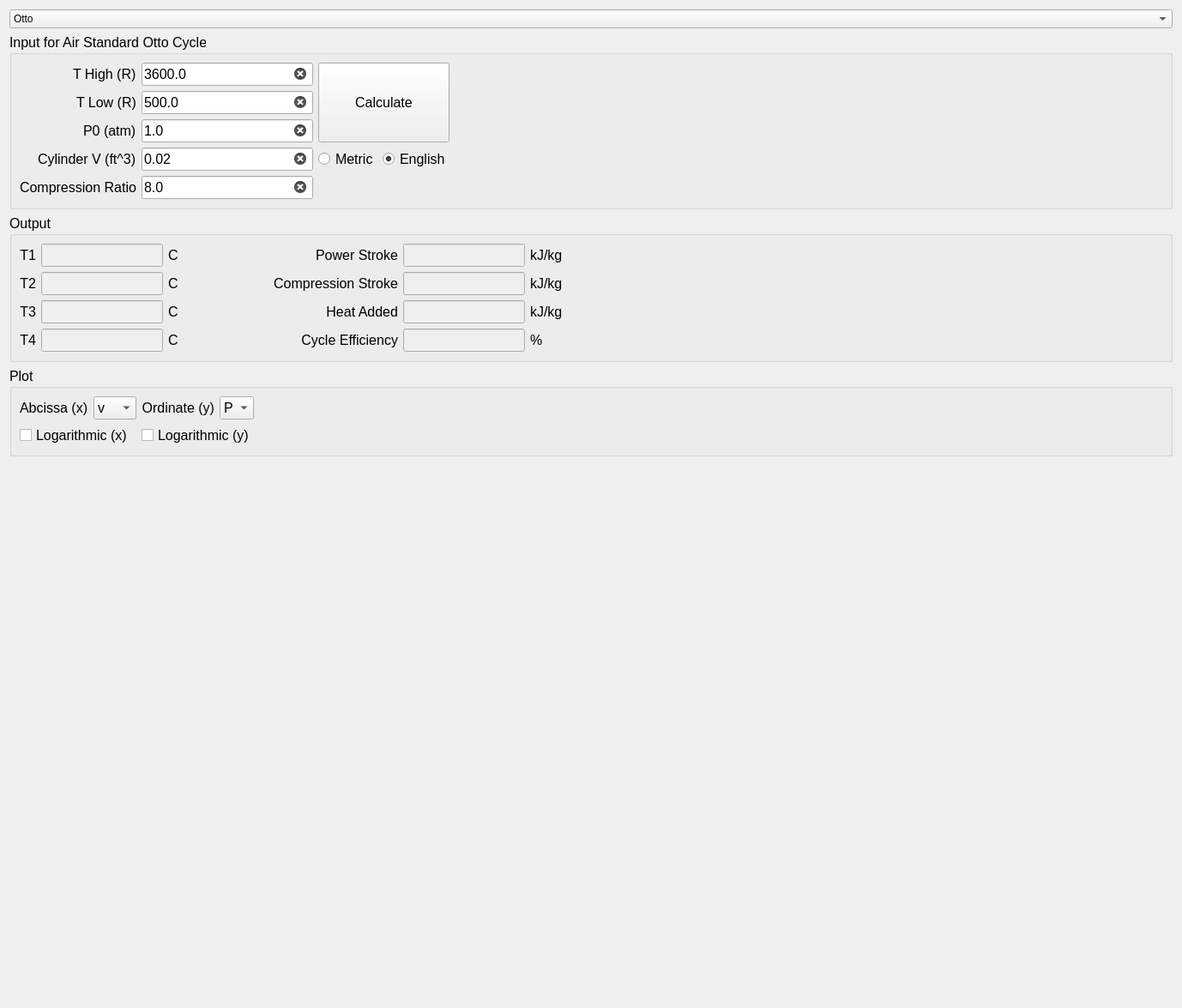
<?xml version="1.0" encoding="UTF-8"?>
<ui version="4.0">
 <class>Form</class>
 <widget class="QWidget" name="Form">
  <property name="geometry">
   <rect>
    <x>0</x>
    <y>0</y>
    <width>1378</width>
    <height>1175</height>
   </rect>
  </property>
  <property name="sizePolicy">
   <sizepolicy hsizetype="Preferred" vsizetype="Preferred">
    <horstretch>0</horstretch>
    <verstretch>0</verstretch>
   </sizepolicy>
  </property>
  <property name="windowTitle">
   <string>Form</string>
  </property>
  <layout class="QVBoxLayout" name="main_VerticalLayout">
   <item>
    <widget class="QComboBox" name="cmb_Cycle">
     <property name="editable">
      <bool>false</bool>
     </property>
     <property name="items" stdset="0">
      <stringlist>
       <string></string>
       <string>Otto</string>
       <string>Diesel</string>
      </stringlist>
     </property>
     <item>
      <property name="text">
       <string>Otto</string>
      </property>
     </item>
     <item>
      <property name="text">
       <string>Diesel</string>
      </property>
     </item>
    </widget>
   </item>
   <item>
    <widget class="QGroupBox" name="gb_Input">
     <property name="sizePolicy">
      <sizepolicy hsizetype="Preferred" vsizetype="Fixed">
       <horstretch>0</horstretch>
       <verstretch>0</verstretch>
      </sizepolicy>
     </property>
     <property name="font">
      <font>
       <pointsize>12</pointsize>
      </font>
     </property>
     <property name="title">
      <string>Input for Air Standard Otto Cycle</string>
     </property>
     <layout class="QGridLayout" name="gridLayout">
      <item row="0" column="2" rowspan="3" colspan="2">
       <widget class="QPushButton" name="btn_Calculate">
        <property name="sizePolicy">
         <sizepolicy hsizetype="Minimum" vsizetype="Preferred">
          <horstretch>0</horstretch>
          <verstretch>0</verstretch>
         </sizepolicy>
        </property>
        <property name="font">
         <font>
          <pointsize>12</pointsize>
         </font>
        </property>
        <property name="text">
         <string>Calculate</string>
        </property>
       </widget>
      </item>
      <item row="2" column="0" alignment="Qt::AlignRight">
       <widget class="QLabel" name="lbl_P0">
        <property name="sizePolicy">
         <sizepolicy hsizetype="Fixed" vsizetype="Fixed">
          <horstretch>0</horstretch>
          <verstretch>0</verstretch>
         </sizepolicy>
        </property>
        <property name="font">
         <font>
          <pointsize>12</pointsize>
         </font>
        </property>
        <property name="text">
         <string>P0 (atm)</string>
        </property>
       </widget>
      </item>
      <item row="1" column="0" alignment="Qt::AlignRight">
       <widget class="QLabel" name="lbl_TLow">
        <property name="sizePolicy">
         <sizepolicy hsizetype="Fixed" vsizetype="Fixed">
          <horstretch>0</horstretch>
          <verstretch>0</verstretch>
         </sizepolicy>
        </property>
        <property name="font">
         <font>
          <pointsize>12</pointsize>
         </font>
        </property>
        <property name="text">
         <string>T Low (R)</string>
        </property>
       </widget>
      </item>
      <item row="1" column="1">
       <widget class="QLineEdit" name="le_TLow">
        <property name="sizePolicy">
         <sizepolicy hsizetype="Preferred" vsizetype="Fixed">
          <horstretch>0</horstretch>
          <verstretch>0</verstretch>
         </sizepolicy>
        </property>
        <property name="maximumSize">
         <size>
          <width>200</width>
          <height>16777215</height>
         </size>
        </property>
        <property name="font">
         <font>
          <pointsize>12</pointsize>
         </font>
        </property>
        <property name="text">
         <string>500.0</string>
        </property>
        <property name="placeholderText">
         <string>enter a value for the high pressure isobar</string>
        </property>
        <property name="clearButtonEnabled">
         <bool>true</bool>
        </property>
       </widget>
      </item>
      <item row="3" column="0" alignment="Qt::AlignRight">
       <widget class="QLabel" name="lbl_V0">
        <property name="sizePolicy">
         <sizepolicy hsizetype="Fixed" vsizetype="Fixed">
          <horstretch>0</horstretch>
          <verstretch>0</verstretch>
         </sizepolicy>
        </property>
        <property name="font">
         <font>
          <pointsize>12</pointsize>
         </font>
        </property>
        <property name="text">
         <string>Cylinder V (ft^3)</string>
        </property>
       </widget>
      </item>
      <item row="0" column="0" alignment="Qt::AlignRight">
       <widget class="QLabel" name="lbl_THigh">
        <property name="sizePolicy">
         <sizepolicy hsizetype="Fixed" vsizetype="Fixed">
          <horstretch>0</horstretch>
          <verstretch>0</verstretch>
         </sizepolicy>
        </property>
        <property name="font">
         <font>
          <pointsize>12</pointsize>
         </font>
        </property>
        <property name="text">
         <string>T High (R)</string>
        </property>
       </widget>
      </item>
      <item row="3" column="4">
       <spacer name="horizontalSpacer_3">
        <property name="orientation">
         <enum>Qt::Horizontal</enum>
        </property>
        <property name="sizeHint" stdset="0">
         <size>
          <width>40</width>
          <height>20</height>
         </size>
        </property>
       </spacer>
      </item>
      <item row="0" column="1">
       <widget class="QLineEdit" name="le_THigh">
        <property name="sizePolicy">
         <sizepolicy hsizetype="Preferred" vsizetype="Fixed">
          <horstretch>0</horstretch>
          <verstretch>0</verstretch>
         </sizepolicy>
        </property>
        <property name="maximumSize">
         <size>
          <width>200</width>
          <height>16777215</height>
         </size>
        </property>
        <property name="font">
         <font>
          <pointsize>12</pointsize>
         </font>
        </property>
        <property name="text">
         <string>3600.0</string>
        </property>
        <property name="placeholderText">
         <string>enter a value for the high pressure isobar</string>
        </property>
        <property name="clearButtonEnabled">
         <bool>true</bool>
        </property>
       </widget>
      </item>
      <item row="3" column="1">
       <widget class="QLineEdit" name="le_V0">
        <property name="sizePolicy">
         <sizepolicy hsizetype="Preferred" vsizetype="Fixed">
          <horstretch>0</horstretch>
          <verstretch>0</verstretch>
         </sizepolicy>
        </property>
        <property name="maximumSize">
         <size>
          <width>200</width>
          <height>16777215</height>
         </size>
        </property>
        <property name="font">
         <font>
          <pointsize>12</pointsize>
         </font>
        </property>
        <property name="text">
         <string>0.02</string>
        </property>
        <property name="clearButtonEnabled">
         <bool>true</bool>
        </property>
       </widget>
      </item>
      <item row="2" column="1">
       <widget class="QLineEdit" name="le_P0">
        <property name="sizePolicy">
         <sizepolicy hsizetype="Preferred" vsizetype="Fixed">
          <horstretch>0</horstretch>
          <verstretch>0</verstretch>
         </sizepolicy>
        </property>
        <property name="maximumSize">
         <size>
          <width>200</width>
          <height>16777215</height>
         </size>
        </property>
        <property name="font">
         <font>
          <pointsize>12</pointsize>
         </font>
        </property>
        <property name="text">
         <string>1.0</string>
        </property>
        <property name="placeholderText">
         <string>enter a value for the low pressure isobar</string>
        </property>
        <property name="clearButtonEnabled">
         <bool>true</bool>
        </property>
       </widget>
      </item>
      <item row="4" column="1">
       <widget class="QLineEdit" name="le_CR">
        <property name="sizePolicy">
         <sizepolicy hsizetype="Expanding" vsizetype="Fixed">
          <horstretch>0</horstretch>
          <verstretch>0</verstretch>
         </sizepolicy>
        </property>
        <property name="maximumSize">
         <size>
          <width>200</width>
          <height>16777215</height>
         </size>
        </property>
        <property name="font">
         <font>
          <pointsize>12</pointsize>
         </font>
        </property>
        <property name="text">
         <string>8.0</string>
        </property>
        <property name="placeholderText">
         <string>turbine isentropic efficiency 0.0&lt;eta&lt;=1.0</string>
        </property>
        <property name="clearButtonEnabled">
         <bool>true</bool>
        </property>
       </widget>
      </item>
      <item row="4" column="0" alignment="Qt::AlignRight">
       <widget class="QLabel" name="lbl_CR">
        <property name="sizePolicy">
         <sizepolicy hsizetype="Fixed" vsizetype="Fixed">
          <horstretch>0</horstretch>
          <verstretch>0</verstretch>
         </sizepolicy>
        </property>
        <property name="font">
         <font>
          <pointsize>12</pointsize>
         </font>
        </property>
        <property name="text">
         <string>Compression Ratio</string>
        </property>
        <property name="textFormat">
         <enum>Qt::PlainText</enum>
        </property>
       </widget>
      </item>
      <item row="3" column="3">
       <widget class="QRadioButton" name="rdo_English">
        <property name="sizePolicy">
         <sizepolicy hsizetype="Fixed" vsizetype="Fixed">
          <horstretch>0</horstretch>
          <verstretch>0</verstretch>
         </sizepolicy>
        </property>
        <property name="font">
         <font>
          <pointsize>12</pointsize>
         </font>
        </property>
        <property name="text">
         <string>English</string>
        </property>
        <property name="checked">
         <bool>true</bool>
        </property>
       </widget>
      </item>
      <item row="3" column="2">
       <widget class="QRadioButton" name="rdo_Metric">
        <property name="sizePolicy">
         <sizepolicy hsizetype="Fixed" vsizetype="Fixed">
          <horstretch>0</horstretch>
          <verstretch>0</verstretch>
         </sizepolicy>
        </property>
        <property name="font">
         <font>
          <pointsize>12</pointsize>
         </font>
        </property>
        <property name="text">
         <string>Metric</string>
        </property>
        <property name="checked">
         <bool>false</bool>
        </property>
       </widget>
      </item>
     </layout>
    </widget>
   </item>
   <item>
    <widget class="QGroupBox" name="gb_Output">
     <property name="sizePolicy">
      <sizepolicy hsizetype="MinimumExpanding" vsizetype="Fixed">
       <horstretch>0</horstretch>
       <verstretch>0</verstretch>
      </sizepolicy>
     </property>
     <property name="font">
      <font>
       <pointsize>12</pointsize>
      </font>
     </property>
     <property name="title">
      <string>Output</string>
     </property>
     <layout class="QGridLayout" name="grid_Output">
      <item row="4" column="0">
       <widget class="QLabel" name="label_7">
        <property name="sizePolicy">
         <sizepolicy hsizetype="Fixed" vsizetype="Fixed">
          <horstretch>0</horstretch>
          <verstretch>0</verstretch>
         </sizepolicy>
        </property>
        <property name="font">
         <font>
          <pointsize>12</pointsize>
         </font>
        </property>
        <property name="text">
         <string>T4</string>
        </property>
        <property name="alignment">
         <set>Qt::AlignRight|Qt::AlignTrailing|Qt::AlignVCenter</set>
        </property>
       </widget>
      </item>
      <item row="3" column="1">
       <widget class="QLineEdit" name="le_T3">
        <property name="enabled">
         <bool>false</bool>
        </property>
        <property name="sizePolicy">
         <sizepolicy hsizetype="Fixed" vsizetype="Fixed">
          <horstretch>0</horstretch>
          <verstretch>0</verstretch>
         </sizepolicy>
        </property>
        <property name="minimumSize">
         <size>
          <width>0</width>
          <height>0</height>
         </size>
        </property>
        <property name="maximumSize">
         <size>
          <width>200</width>
          <height>16777215</height>
         </size>
        </property>
        <property name="baseSize">
         <size>
          <width>150</width>
          <height>0</height>
         </size>
        </property>
        <property name="font">
         <font>
          <pointsize>12</pointsize>
         </font>
        </property>
       </widget>
      </item>
      <item row="4" column="1">
       <widget class="QLineEdit" name="le_T4">
        <property name="enabled">
         <bool>false</bool>
        </property>
        <property name="sizePolicy">
         <sizepolicy hsizetype="Fixed" vsizetype="Fixed">
          <horstretch>0</horstretch>
          <verstretch>0</verstretch>
         </sizepolicy>
        </property>
        <property name="minimumSize">
         <size>
          <width>0</width>
          <height>0</height>
         </size>
        </property>
        <property name="maximumSize">
         <size>
          <width>200</width>
          <height>16777215</height>
         </size>
        </property>
        <property name="baseSize">
         <size>
          <width>150</width>
          <height>0</height>
         </size>
        </property>
        <property name="font">
         <font>
          <pointsize>12</pointsize>
         </font>
        </property>
       </widget>
      </item>
      <item row="3" column="3" alignment="Qt::AlignRight">
       <widget class="QLabel" name="label_11">
        <property name="sizePolicy">
         <sizepolicy hsizetype="Fixed" vsizetype="Fixed">
          <horstretch>0</horstretch>
          <verstretch>0</verstretch>
         </sizepolicy>
        </property>
        <property name="font">
         <font>
          <pointsize>12</pointsize>
         </font>
        </property>
        <property name="text">
         <string>Heat Added</string>
        </property>
        <property name="alignment">
         <set>Qt::AlignRight|Qt::AlignTrailing|Qt::AlignVCenter</set>
        </property>
       </widget>
      </item>
      <item row="2" column="0">
       <widget class="QLabel" name="label_5">
        <property name="sizePolicy">
         <sizepolicy hsizetype="Fixed" vsizetype="Fixed">
          <horstretch>0</horstretch>
          <verstretch>0</verstretch>
         </sizepolicy>
        </property>
        <property name="font">
         <font>
          <pointsize>12</pointsize>
         </font>
        </property>
        <property name="text">
         <string>T2</string>
        </property>
        <property name="alignment">
         <set>Qt::AlignRight|Qt::AlignTrailing|Qt::AlignVCenter</set>
        </property>
       </widget>
      </item>
      <item row="2" column="1">
       <widget class="QLineEdit" name="le_T2">
        <property name="enabled">
         <bool>false</bool>
        </property>
        <property name="sizePolicy">
         <sizepolicy hsizetype="Fixed" vsizetype="Fixed">
          <horstretch>0</horstretch>
          <verstretch>0</verstretch>
         </sizepolicy>
        </property>
        <property name="minimumSize">
         <size>
          <width>0</width>
          <height>0</height>
         </size>
        </property>
        <property name="maximumSize">
         <size>
          <width>200</width>
          <height>16777215</height>
         </size>
        </property>
        <property name="baseSize">
         <size>
          <width>150</width>
          <height>0</height>
         </size>
        </property>
        <property name="font">
         <font>
          <pointsize>12</pointsize>
         </font>
        </property>
       </widget>
      </item>
      <item row="0" column="1">
       <widget class="QLineEdit" name="le_T1">
        <property name="enabled">
         <bool>false</bool>
        </property>
        <property name="sizePolicy">
         <sizepolicy hsizetype="Fixed" vsizetype="Fixed">
          <horstretch>0</horstretch>
          <verstretch>0</verstretch>
         </sizepolicy>
        </property>
        <property name="minimumSize">
         <size>
          <width>0</width>
          <height>0</height>
         </size>
        </property>
        <property name="maximumSize">
         <size>
          <width>200</width>
          <height>16777215</height>
         </size>
        </property>
        <property name="baseSize">
         <size>
          <width>150</width>
          <height>0</height>
         </size>
        </property>
        <property name="font">
         <font>
          <pointsize>12</pointsize>
         </font>
        </property>
       </widget>
      </item>
      <item row="0" column="4">
       <widget class="QLineEdit" name="le_PowerStroke">
        <property name="enabled">
         <bool>false</bool>
        </property>
        <property name="sizePolicy">
         <sizepolicy hsizetype="Fixed" vsizetype="Fixed">
          <horstretch>0</horstretch>
          <verstretch>0</verstretch>
         </sizepolicy>
        </property>
        <property name="minimumSize">
         <size>
          <width>0</width>
          <height>0</height>
         </size>
        </property>
        <property name="maximumSize">
         <size>
          <width>200</width>
          <height>16777215</height>
         </size>
        </property>
        <property name="baseSize">
         <size>
          <width>150</width>
          <height>0</height>
         </size>
        </property>
        <property name="font">
         <font>
          <pointsize>12</pointsize>
         </font>
        </property>
       </widget>
      </item>
      <item row="3" column="4">
       <widget class="QLineEdit" name="le_HeatAdded">
        <property name="enabled">
         <bool>false</bool>
        </property>
        <property name="sizePolicy">
         <sizepolicy hsizetype="Fixed" vsizetype="Fixed">
          <horstretch>0</horstretch>
          <verstretch>0</verstretch>
         </sizepolicy>
        </property>
        <property name="minimumSize">
         <size>
          <width>0</width>
          <height>0</height>
         </size>
        </property>
        <property name="maximumSize">
         <size>
          <width>200</width>
          <height>16777215</height>
         </size>
        </property>
        <property name="baseSize">
         <size>
          <width>150</width>
          <height>0</height>
         </size>
        </property>
        <property name="font">
         <font>
          <pointsize>12</pointsize>
         </font>
        </property>
       </widget>
      </item>
      <item row="0" column="2">
       <widget class="QLabel" name="lbl_T1Units">
        <property name="sizePolicy">
         <sizepolicy hsizetype="Fixed" vsizetype="Fixed">
          <horstretch>0</horstretch>
          <verstretch>0</verstretch>
         </sizepolicy>
        </property>
        <property name="baseSize">
         <size>
          <width>0</width>
          <height>0</height>
         </size>
        </property>
        <property name="font">
         <font>
          <pointsize>12</pointsize>
         </font>
        </property>
        <property name="text">
         <string>C</string>
        </property>
       </widget>
      </item>
      <item row="3" column="0">
       <widget class="QLabel" name="label_9">
        <property name="sizePolicy">
         <sizepolicy hsizetype="Fixed" vsizetype="Fixed">
          <horstretch>0</horstretch>
          <verstretch>0</verstretch>
         </sizepolicy>
        </property>
        <property name="font">
         <font>
          <pointsize>12</pointsize>
         </font>
        </property>
        <property name="text">
         <string>T3</string>
        </property>
        <property name="alignment">
         <set>Qt::AlignRight|Qt::AlignTrailing|Qt::AlignVCenter</set>
        </property>
       </widget>
      </item>
      <item row="0" column="3" alignment="Qt::AlignRight">
       <widget class="QLabel" name="label_14">
        <property name="sizePolicy">
         <sizepolicy hsizetype="Fixed" vsizetype="Fixed">
          <horstretch>0</horstretch>
          <verstretch>0</verstretch>
         </sizepolicy>
        </property>
        <property name="font">
         <font>
          <pointsize>12</pointsize>
         </font>
        </property>
        <property name="text">
         <string>Power Stroke</string>
        </property>
        <property name="alignment">
         <set>Qt::AlignRight|Qt::AlignTrailing|Qt::AlignVCenter</set>
        </property>
       </widget>
      </item>
      <item row="0" column="0">
       <widget class="QLabel" name="label_2">
        <property name="sizePolicy">
         <sizepolicy hsizetype="Fixed" vsizetype="Fixed">
          <horstretch>0</horstretch>
          <verstretch>0</verstretch>
         </sizepolicy>
        </property>
        <property name="font">
         <font>
          <pointsize>12</pointsize>
         </font>
        </property>
        <property name="focusPolicy">
         <enum>Qt::WheelFocus</enum>
        </property>
        <property name="text">
         <string>T1</string>
        </property>
        <property name="alignment">
         <set>Qt::AlignRight|Qt::AlignTrailing|Qt::AlignVCenter</set>
        </property>
       </widget>
      </item>
      <item row="4" column="3" alignment="Qt::AlignRight">
       <widget class="QLabel" name="label_10">
        <property name="sizePolicy">
         <sizepolicy hsizetype="Fixed" vsizetype="Fixed">
          <horstretch>0</horstretch>
          <verstretch>0</verstretch>
         </sizepolicy>
        </property>
        <property name="minimumSize">
         <size>
          <width>250</width>
          <height>0</height>
         </size>
        </property>
        <property name="font">
         <font>
          <pointsize>12</pointsize>
         </font>
        </property>
        <property name="text">
         <string>Cycle Efficiency</string>
        </property>
        <property name="alignment">
         <set>Qt::AlignRight|Qt::AlignTrailing|Qt::AlignVCenter</set>
        </property>
       </widget>
      </item>
      <item row="0" column="5">
       <widget class="QLabel" name="lbl_PowerStrokeUnits">
        <property name="sizePolicy">
         <sizepolicy hsizetype="Fixed" vsizetype="Fixed">
          <horstretch>0</horstretch>
          <verstretch>0</verstretch>
         </sizepolicy>
        </property>
        <property name="font">
         <font>
          <pointsize>12</pointsize>
         </font>
        </property>
        <property name="text">
         <string>kJ/kg</string>
        </property>
       </widget>
      </item>
      <item row="4" column="2">
       <widget class="QLabel" name="lbl_T4Units">
        <property name="sizePolicy">
         <sizepolicy hsizetype="Fixed" vsizetype="Fixed">
          <horstretch>0</horstretch>
          <verstretch>0</verstretch>
         </sizepolicy>
        </property>
        <property name="baseSize">
         <size>
          <width>0</width>
          <height>0</height>
         </size>
        </property>
        <property name="font">
         <font>
          <pointsize>12</pointsize>
         </font>
        </property>
        <property name="text">
         <string>C</string>
        </property>
       </widget>
      </item>
      <item row="3" column="2">
       <widget class="QLabel" name="lbl_T3Units">
        <property name="sizePolicy">
         <sizepolicy hsizetype="Fixed" vsizetype="Fixed">
          <horstretch>0</horstretch>
          <verstretch>0</verstretch>
         </sizepolicy>
        </property>
        <property name="baseSize">
         <size>
          <width>0</width>
          <height>0</height>
         </size>
        </property>
        <property name="font">
         <font>
          <pointsize>12</pointsize>
         </font>
        </property>
        <property name="text">
         <string>C</string>
        </property>
       </widget>
      </item>
      <item row="4" column="5">
       <widget class="QLabel" name="label_12">
        <property name="sizePolicy">
         <sizepolicy hsizetype="Fixed" vsizetype="Fixed">
          <horstretch>0</horstretch>
          <verstretch>0</verstretch>
         </sizepolicy>
        </property>
        <property name="font">
         <font>
          <pointsize>12</pointsize>
         </font>
        </property>
        <property name="text">
         <string>%</string>
        </property>
       </widget>
      </item>
      <item row="4" column="4">
       <widget class="QLineEdit" name="le_Efficiency">
        <property name="enabled">
         <bool>false</bool>
        </property>
        <property name="sizePolicy">
         <sizepolicy hsizetype="Fixed" vsizetype="Fixed">
          <horstretch>0</horstretch>
          <verstretch>0</verstretch>
         </sizepolicy>
        </property>
        <property name="minimumSize">
         <size>
          <width>0</width>
          <height>0</height>
         </size>
        </property>
        <property name="maximumSize">
         <size>
          <width>200</width>
          <height>16777215</height>
         </size>
        </property>
        <property name="baseSize">
         <size>
          <width>150</width>
          <height>0</height>
         </size>
        </property>
        <property name="font">
         <font>
          <pointsize>12</pointsize>
         </font>
        </property>
       </widget>
      </item>
      <item row="3" column="6">
       <spacer name="horizontalSpacer_2">
        <property name="orientation">
         <enum>Qt::Horizontal</enum>
        </property>
        <property name="sizeHint" stdset="0">
         <size>
          <width>40</width>
          <height>20</height>
         </size>
        </property>
       </spacer>
      </item>
      <item row="3" column="5">
       <widget class="QLabel" name="lbl_HeatInUnits">
        <property name="sizePolicy">
         <sizepolicy hsizetype="Fixed" vsizetype="Fixed">
          <horstretch>0</horstretch>
          <verstretch>0</verstretch>
         </sizepolicy>
        </property>
        <property name="font">
         <font>
          <pointsize>12</pointsize>
         </font>
        </property>
        <property name="text">
         <string>kJ/kg</string>
        </property>
       </widget>
      </item>
      <item row="2" column="5">
       <widget class="QLabel" name="lbl_CompressionStrokeUnits">
        <property name="sizePolicy">
         <sizepolicy hsizetype="Fixed" vsizetype="Fixed">
          <horstretch>0</horstretch>
          <verstretch>0</verstretch>
         </sizepolicy>
        </property>
        <property name="font">
         <font>
          <pointsize>12</pointsize>
         </font>
        </property>
        <property name="text">
         <string>kJ/kg</string>
        </property>
       </widget>
      </item>
      <item row="2" column="2">
       <widget class="QLabel" name="lbl_T2Units">
        <property name="sizePolicy">
         <sizepolicy hsizetype="Fixed" vsizetype="Fixed">
          <horstretch>0</horstretch>
          <verstretch>0</verstretch>
         </sizepolicy>
        </property>
        <property name="baseSize">
         <size>
          <width>0</width>
          <height>0</height>
         </size>
        </property>
        <property name="font">
         <font>
          <pointsize>12</pointsize>
         </font>
        </property>
        <property name="text">
         <string>C</string>
        </property>
       </widget>
      </item>
      <item row="2" column="4">
       <widget class="QLineEdit" name="le_CompressionStroke">
        <property name="enabled">
         <bool>false</bool>
        </property>
        <property name="sizePolicy">
         <sizepolicy hsizetype="Fixed" vsizetype="Fixed">
          <horstretch>0</horstretch>
          <verstretch>0</verstretch>
         </sizepolicy>
        </property>
        <property name="minimumSize">
         <size>
          <width>0</width>
          <height>0</height>
         </size>
        </property>
        <property name="maximumSize">
         <size>
          <width>200</width>
          <height>16777215</height>
         </size>
        </property>
        <property name="baseSize">
         <size>
          <width>150</width>
          <height>0</height>
         </size>
        </property>
        <property name="font">
         <font>
          <pointsize>12</pointsize>
         </font>
        </property>
       </widget>
      </item>
      <item row="2" column="3" alignment="Qt::AlignRight">
       <widget class="QLabel" name="label_15">
        <property name="sizePolicy">
         <sizepolicy hsizetype="Fixed" vsizetype="Fixed">
          <horstretch>0</horstretch>
          <verstretch>0</verstretch>
         </sizepolicy>
        </property>
        <property name="font">
         <font>
          <pointsize>12</pointsize>
         </font>
        </property>
        <property name="text">
         <string>Compression Stroke</string>
        </property>
        <property name="alignment">
         <set>Qt::AlignRight|Qt::AlignTrailing|Qt::AlignVCenter</set>
        </property>
       </widget>
      </item>
     </layout>
    </widget>
   </item>
   <item>
    <widget class="QGroupBox" name="gb_Plot">
     <property name="sizePolicy">
      <sizepolicy hsizetype="MinimumExpanding" vsizetype="Fixed">
       <horstretch>0</horstretch>
       <verstretch>0</verstretch>
      </sizepolicy>
     </property>
     <property name="font">
      <font>
       <pointsize>12</pointsize>
      </font>
     </property>
     <property name="title">
      <string>Plot</string>
     </property>
     <layout class="QGridLayout" name="grid_Plot">
      <item row="0" column="4">
       <spacer name="horizontalSpacer">
        <property name="orientation">
         <enum>Qt::Horizontal</enum>
        </property>
        <property name="sizeHint" stdset="0">
         <size>
          <width>40</width>
          <height>20</height>
         </size>
        </property>
       </spacer>
      </item>
      <item row="0" column="3">
       <widget class="QComboBox" name="cmb_Ordinate">
        <property name="maximumSize">
         <size>
          <width>50</width>
          <height>16777215</height>
         </size>
        </property>
        <property name="currentIndex">
         <number>0</number>
        </property>
        <item>
         <property name="text">
          <string>P</string>
         </property>
        </item>
        <item>
         <property name="text">
          <string>T</string>
         </property>
        </item>
        <item>
         <property name="text">
          <string>u</string>
         </property>
        </item>
        <item>
         <property name="text">
          <string>h</string>
         </property>
        </item>
        <item>
         <property name="text">
          <string>s</string>
         </property>
        </item>
        <item>
         <property name="text">
          <string>v</string>
         </property>
        </item>
       </widget>
      </item>
      <item row="0" column="0">
       <widget class="QLabel" name="lbl_Abcissa">
        <property name="maximumSize">
         <size>
          <width>150</width>
          <height>16777215</height>
         </size>
        </property>
        <property name="text">
         <string>Abcissa (x)</string>
        </property>
       </widget>
      </item>
      <item row="0" column="2">
       <widget class="QLabel" name="lbl_Ordinate">
        <property name="maximumSize">
         <size>
          <width>150</width>
          <height>16777215</height>
         </size>
        </property>
        <property name="text">
         <string>Ordinate (y)</string>
        </property>
        <property name="alignment">
         <set>Qt::AlignRight|Qt::AlignTrailing|Qt::AlignVCenter</set>
        </property>
       </widget>
      </item>
      <item row="1" column="0" colspan="2">
       <widget class="QCheckBox" name="chk_LogAbcissa">
        <property name="text">
         <string>Logarithmic (x)</string>
        </property>
       </widget>
      </item>
      <item row="1" column="2" colspan="2">
       <widget class="QCheckBox" name="chk_LogOrdinate">
        <property name="text">
         <string>Logarithmic (y)</string>
        </property>
       </widget>
      </item>
      <item row="0" column="1">
       <widget class="QComboBox" name="cmb_Abcissa">
        <property name="sizePolicy">
         <sizepolicy hsizetype="MinimumExpanding" vsizetype="Fixed">
          <horstretch>0</horstretch>
          <verstretch>0</verstretch>
         </sizepolicy>
        </property>
        <property name="maximumSize">
         <size>
          <width>50</width>
          <height>16777215</height>
         </size>
        </property>
        <property name="currentText">
         <string>v</string>
        </property>
        <property name="currentIndex">
         <number>5</number>
        </property>
        <item>
         <property name="text">
          <string>P</string>
         </property>
        </item>
        <item>
         <property name="text">
          <string>T</string>
         </property>
        </item>
        <item>
         <property name="text">
          <string>u</string>
         </property>
        </item>
        <item>
         <property name="text">
          <string>h</string>
         </property>
        </item>
        <item>
         <property name="text">
          <string>s</string>
         </property>
        </item>
        <item>
         <property name="text">
          <string>v</string>
         </property>
        </item>
       </widget>
      </item>
     </layout>
    </widget>
   </item>
   <item>
    <spacer name="verticalSpacer">
     <property name="orientation">
      <enum>Qt::Vertical</enum>
     </property>
     <property name="sizeHint" stdset="0">
      <size>
       <width>20</width>
       <height>40</height>
      </size>
     </property>
    </spacer>
   </item>
  </layout>
 </widget>
 <resources/>
 <connections/>
</ui>
